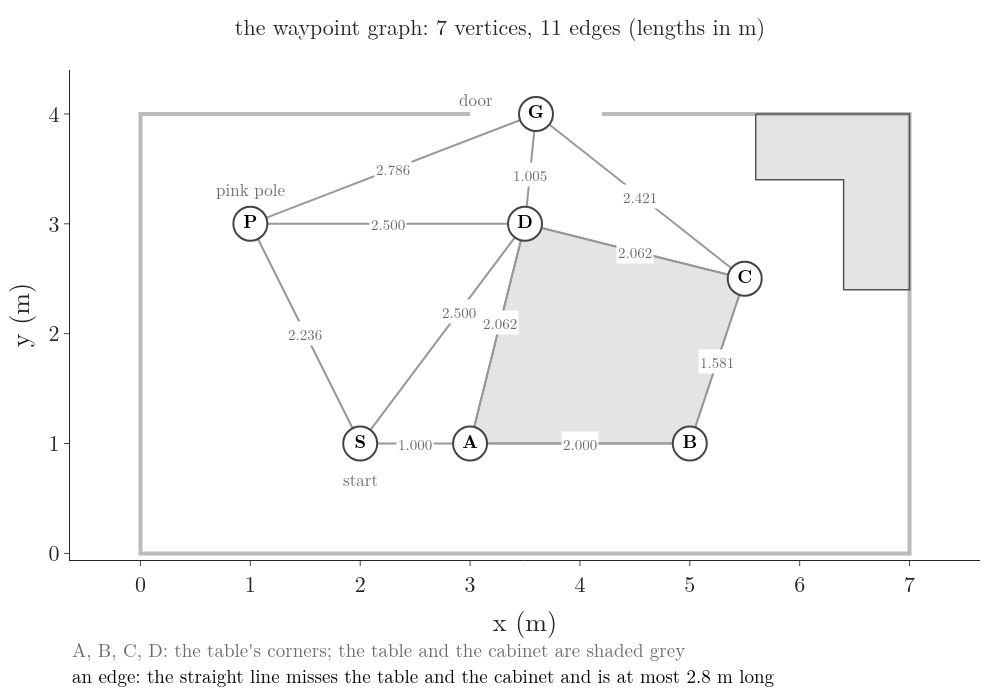

Write the Python code that produced this figure.
"""Figure 3: the waypoint graph, a small graph of the same room for tracing by hand. Seven waypoints: the start S at
(2, 1), the four table corners A (3, 1), B (5, 1), C (5.5, 2.5), D (3.5, 3), the pink pole P (1, 3) and the door G
(3.6, 4). Two waypoints are joined when the straight line between them misses the table and the cabinet (running
along a table edge is allowed) and is at most 2.8 m long: 11 edges, each labelled with its length in m.
Run: python waypoints.py -> waypoints.png"""
from pathlib import Path

import plotly.graph_objects as go
from gifkit import GREY
from griddraw import axes, furniture_fill, layout, lines_below, room_lines, wp_labels, wp_nodes, wp_traces
from roomsearch import WP, WP_EDGES, wp_dist

here = Path(__file__).parent
assert len(WP) == 7 and len(WP_EDGES) == 11
assert [round(wp_dist(a, b), 3) for a, b in WP_EDGES] == [2.0, 2.062, 1.0, 1.581, 2.062, 2.421, 1.005, 2.5, 2.5,
                                                          2.786, 2.236]
fig = go.Figure()
for t in furniture_fill() + room_lines(color="#bbb") + wp_traces():
    fig.add_trace(t)
wp_labels(fig)
for t in wp_nodes():
    fig.add_trace(t)
for v, (x, y), dx, dy in [("S", WP["S"], 0, -0.32), ("G", WP["G"], -0.55, 0.14), ("P", WP["P"], 0, 0.32)]:
    fig.add_annotation(x=x + dx, y=y + dy, text={"S": "start", "G": "door", "P": "pink pole"}[v], showarrow=False,
                       font=dict(size=17, color=GREY))
axes(fig, top=4.4)
layout(fig, height=700, title="the waypoint graph: 7 vertices, 11 edges (lengths in m)", b=140)
lines_below(fig, [("A, B, C, D: the table's corners; the table and the cabinet are shaded grey", GREY),
                  ("an edge: the straight line misses the table and the cabinet and is at most 2.8 m long", "black")],
            y0=-0.15)
fig.write_image(here / "waypoints.png")
